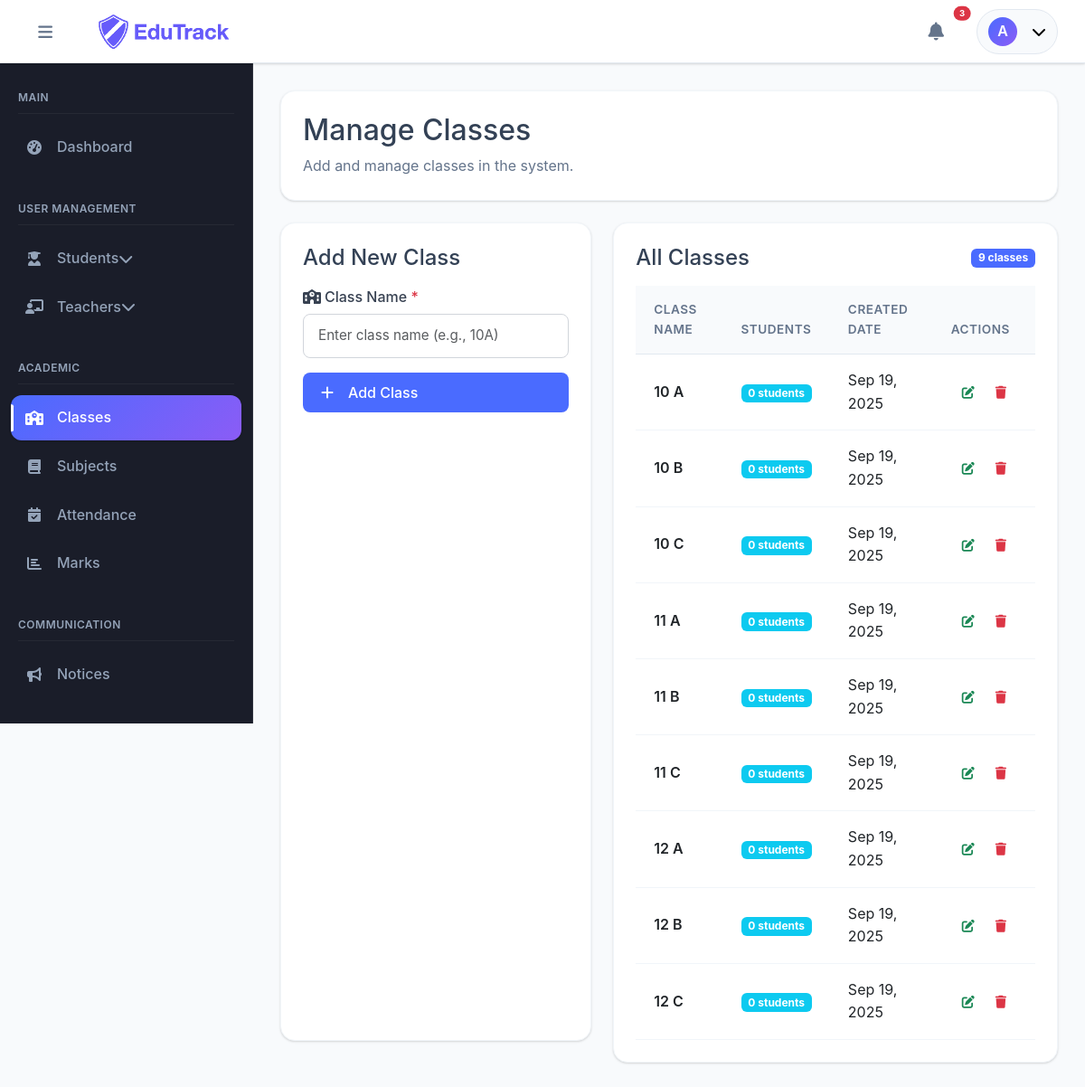
The page /admin/classes.php (signed in) on the database its author committed.
### tables this page shows
CREATE TABLE classes (
    class_id INT PRIMARY KEY AUTO_INCREMENT,
    class_name VARCHAR(50) NOT NULL,
    created_at TIMESTAMP DEFAULT CURRENT_TIMESTAMP
);

### admin/classes.php (the view, shortened to what this page needs)
<?php
try {
    $db = Database::getInstance()->getConnection();
    $stmt = $db->query("
        SELECT c.*, COUNT(s.student_id) as student_count
        FROM classes c
        LEFT JOIN students s ON c.class_id = s.class_id
        GROUP BY c.class_id
        ORDER BY c.class_name
    ");
    $classes = $stmt->fetchAll();
} catch (PDOException $e) {
    $classes = [];
    error_log("Fetch classes error: " . $e->getMessage());
}
include '../includes/header.php';
include '../includes/sidebar.php';
?>
<div class="main-content">
    <div class="content">
        <div class="row mb-4">
            <div class="col-12">
                <div class="dashboard-card">
                    <h2 class="mb-2">Manage Classes</h2>
                    <p class="text-muted mb-0">Add and manage classes in the system.</p>
                </div>
            </div>
        </div>
        <div class="row">
            <div class="col-md-5 mb-4">
                <div class="dashboard-card">
                    <h4 class="mb-3">Add New Class</h4>
                    <form method="POST" class="needs-validation" novalidate>
                        <div class="mb-3">
                            <label for="class_name" class="form-label">
                                <i class="fas fa-school me-1"></i>Class Name <span class="text-danger">*</span>
                            </label>
                            <input type="text"
                                   class="form-control"
                                   id="class_name"
                                   name="class_name"
                                   placeholder="Enter class name (e.g., 10A)"
                                   value="<?php echo htmlspecialchars($_POST['class_name'] ?? ''); ?>"
                                   required>
                        </div>
                        <button type="submit" name="add_class" class="btn btn-primary w-100">
                            <i class="fas fa-plus me-2"></i>Add Class
                        </button>
                    </form>
                </div>
            </div>
            <div class="col-md-7">
                <div class="dashboard-card">
                    <div class="d-flex align-items-center justify-content-between mb-3">
                        <h4 class="mb-0">All Classes</h4>
                        <span class="badge bg-primary"><?php echo count($classes); ?> classes</span>
                    </div>
                    <?php if (empty($classes)): ?>
                        <div class="text-center text-muted py-5">
                            <i class="fas fa-school fa-3x mb-3 d-block"></i>
                            <p>No classes yet. Add your first class to get started.</p>
                        </div>
                    <?php else: ?>
                        <div class="table-responsive">
                            <table class="table">
                                <thead>
                                    <tr>
                                        <th>Class Name</th>
                                        <th>Students</th>
                                        <th>Created Date</th>
                                        <th>Actions</th>
                                    </tr>
                                </thead>
                                <tbody>
                                    <?php foreach ($classes as $class): ?>
                                        <tr>
                                            <td>
                                                <span class="fw-semibold"><?php echo htmlspecialchars($class['class_name']); ?></span>
                                            </td>
                                            <td>
                                                <span class="badge bg-info"><?php echo $class['student_count']; ?> students</span>
                                            </td>
                                            <td><?php echo date('M d, Y', strtotime($class['created_at'])); ?></td>
                                            <td>
                                                <div class="btn-group" role="group">
                                                    <a href="edit-class.php?id=<?php echo $class['class_id']; ?>" class="btn btn-sm btn-outline-success" title="Edit">
                                                        <i class="fas fa-edit"></i>
                                                    </a>
                                                    <button class="btn btn-sm btn-outline-danger"
                                                            title="Delete"
                                                            onclick="confirmDelete(<?php echo $class['class_id']; ?>)">
                                                        <i class="fas fa-trash"></i>
                                                    </button>
                                                </div>
                                            </td>
                                        </tr>
                                    <?php endforeach; ?>
                                </tbody>
                            </table>
                        </div>
                    <?php endif; ?>
                </div>
            </div>
        </div>
    </div>
</div>
<?php
include '../includes/footer.php';
?>

### includes/header.php (shortened to what this page needs)
<!DOCTYPE html>
<html lang="en">
<head>
    <link href="https://cdn.jsdelivr.net/npm/bootstrap@5.3.0/dist/css/bootstrap.min.css" rel="stylesheet">
    <link rel="stylesheet" href="https://cdnjs.cloudflare.com/ajax/libs/font-awesome/6.4.0/css/all.min.css">
    <link rel="stylesheet" href="https://cdn.datatables.net/1.13.4/css/dataTables.bootstrap5.min.css">
    <link rel="stylesheet" href="../assets/css/style.css">
</head>
<body>
    <header class="header">
        <div class="header-left">
            <button class="sidebar-toggle desktop-toggle" aria-label="Toggle sidebar (desktop)">
                <i class="fas fa-bars"></i>
            </button>
            <a href="./" class="align-items-center ms-3 show-on-desktop">
                <img src="../assets/img/logo/logo.png" alt="<?php echo APP_NAME; ?>" class="header-logo me-2" onerror="this.onerror=null;this.src='../assets/img/logo/logo-compact.png'">
            </a>
        </div>
        <div class="header-right">
            <div class="dropdown me-3">
                <button class="btn btn-link position-relative" data-bs-toggle="dropdown">
                    <i class="fas fa-bell fs-5 text-muted"></i>
                    <span class="position-absolute top-0 start-100 translate-middle badge rounded-pill bg-danger" style="font-size: 0.6rem;">
                        3
                    </span>
                </button>
            </div>
            <div class="dropdown">
                <button class="user-info" data-bs-toggle="dropdown">
                    <div class="user-avatar">
                        <?php echo strtoupper(substr($_SESSION['username'], 0, 1)); ?>
                    </div>
                    <i class="fas fa-chevron-down ms-2"></i>
                </button>
            </div>
        </div>
    </header>

### includes/sidebar.php (shortened to what this page needs)
<?php
$currentRole = $_SESSION['role'];
$currentPage = basename($_SERVER['PHP_SELF'], '.php');
?>
<nav class="sidebar" id="sidebar">
    <div class="sidebar-header">
        <a href="../<?php echo $currentRole; ?>/dashboard.php" class="brand">
            <div class="brand-icon">
            </div>
            <span class="brand-text"><?php echo APP_NAME; ?></span>
        </a>
    </div>
    <div class="sidebar-nav">
        <?php if ($currentRole == 'admin'): ?>
            <div class="nav-section">
                <div class="nav-section-title">Main</div>
                <div class="nav-item">
                    <a href="dashboard.php" class="nav-link <?php echo ($currentPage == 'dashboard') ? 'active' : ''; ?>">
                        <div class="nav-icon">
                            <i class="fas fa-tachometer-alt"></i>
                        </div>
                        <span class="nav-text">Dashboard</span>
                    </a>
                </div>
            </div>
            <div class="nav-section">
                <div class="nav-section-title">User Management</div>
                <div class="nav-item">
                    <a href="#studentsSubmenu" class="nav-link" data-bs-toggle="collapse" aria-expanded="false">
                        <div class="nav-icon">
                            <i class="fas fa-user-graduate"></i>
                        </div>
                        <span class="nav-text">Students</span>
                        <i class="fas fa-chevron-down nav-arrow"></i>
                    </a>
                </div>
                <div class="nav-item">
                    <a href="#teachersSubmenu" class="nav-link" data-bs-toggle="collapse" aria-expanded="false">
                        <div class="nav-icon">
                            <i class="fas fa-chalkboard-teacher"></i>
                        </div>
                        <span class="nav-text">Teachers</span>
                        <i class="fas fa-chevron-down nav-arrow"></i>
                    </a>
                </div>
            </div>
            <div class="nav-section">
                <div class="nav-section-title">Academic</div>
                <div class="nav-item">
                    <a href="classes.php" class="nav-link <?php echo ($currentPage == 'classes') ? 'active' : ''; ?>">
                        <div class="nav-icon">
                            <i class="fas fa-school"></i>
                        </div>
                        <span class="nav-text">Classes</span>
                    </a>
                </div>
                <div class="nav-item">
                    <a href="subjects.php" class="nav-link <?php echo ($currentPage == 'subjects') ? 'active' : ''; ?>">
                        <div class="nav-icon">
                            <i class="fas fa-book"></i>
                        </div>
                        <span class="nav-text">Subjects</span>
                    </a>
                </div>
                <div class="nav-item">
                    <a href="attendance.php" class="nav-link <?php echo ($currentPage == 'attendance') ? 'active' : ''; ?>">
                        <div class="nav-icon">
                            <i class="fas fa-calendar-check"></i>
                        </div>
                        <span class="nav-text">Attendance</span>
                    </a>
                </div>
                <div class="nav-item">
                    <a href="marks.php" class="nav-link <?php echo ($currentPage == 'marks') ? 'active' : ''; ?>">
                        <div class="nav-icon">
                            <i class="fas fa-chart-bar"></i>
                        </div>
                        <span class="nav-text">Marks</span>
                    </a>
                </div>
            </div>
            <div class="nav-section">
                <div class="nav-section-title">Communication</div>
                <div class="nav-item">
                    <a href="notices.php" class="nav-link <?php echo ($currentPage == 'notices') ? 'active' : ''; ?>">
                        <div class="nav-icon">
                            <i class="fas fa-bullhorn"></i>
                        </div>
                        <span class="nav-text">Notices</span>
                    </a>
                </div>
            </div>
            <div class="nav-section">
                <div class="nav-section-title">Reports</div>
            </div>
        <?php endif; ?>
    </div>
</nav>

### includes/footer.php (shortened to what this page needs)
</body>
</html>

### rows shown on the page
classes: class_name "10 A", student_count "0", created_at "Sep 19, 2025"
classes: class_name "10 B", student_count "0", created_at "Sep 19, 2025"
classes: class_name "10 C", student_count "0", created_at "Sep 19, 2025"
classes: class_name "11 A", student_count "0", created_at "Sep 19, 2025"
classes: class_name "11 B", student_count "0", created_at "Sep 19, 2025"
classes: class_name "11 C", student_count "0", created_at "Sep 19, 2025"
classes: class_name "12 A", student_count "0", created_at "Sep 19, 2025"
classes: class_name "12 B", student_count "0", created_at "Sep 19, 2025"
classes: class_name "12 C", student_count "0", created_at "Sep 19, 2025"

### other values the page prints
substr($_SESSION['username'], 0, 1) "A"
count($classes) "9"
